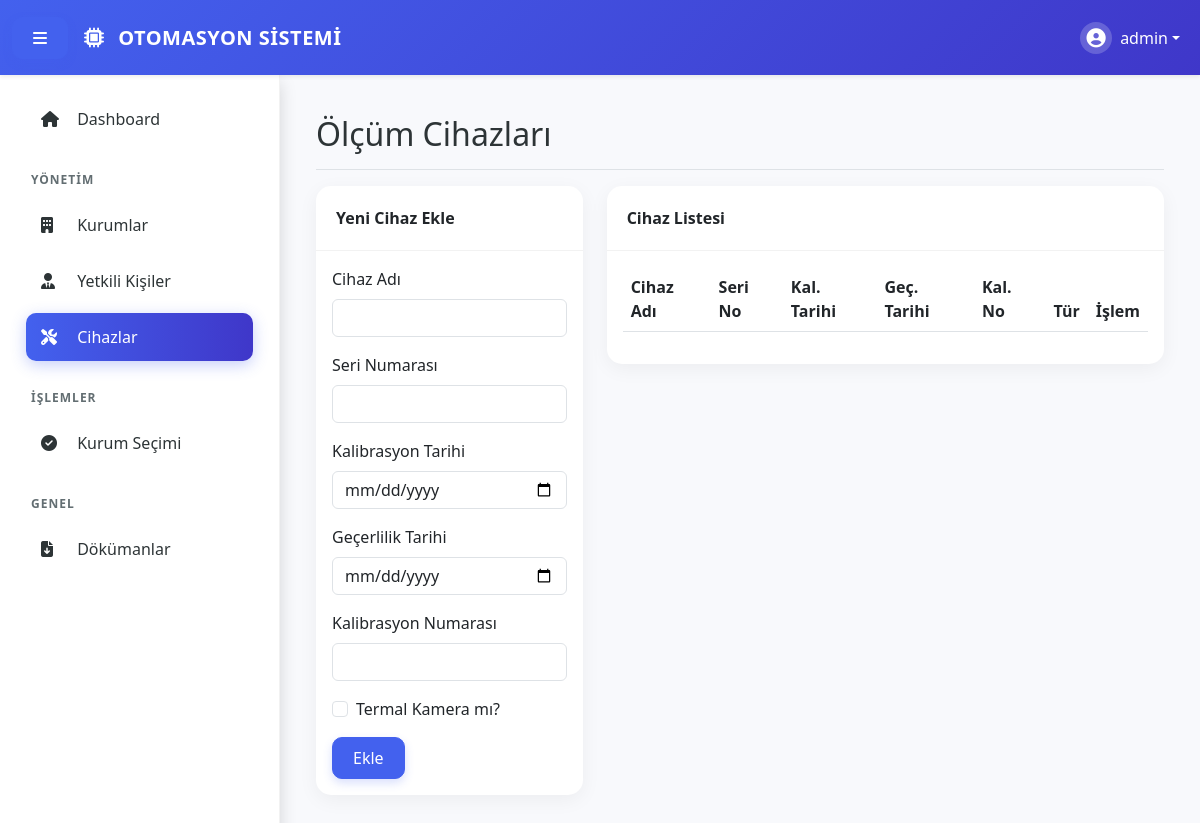
/pages/cihazlar.php (signed in), run on an earlier commit of the app's database.
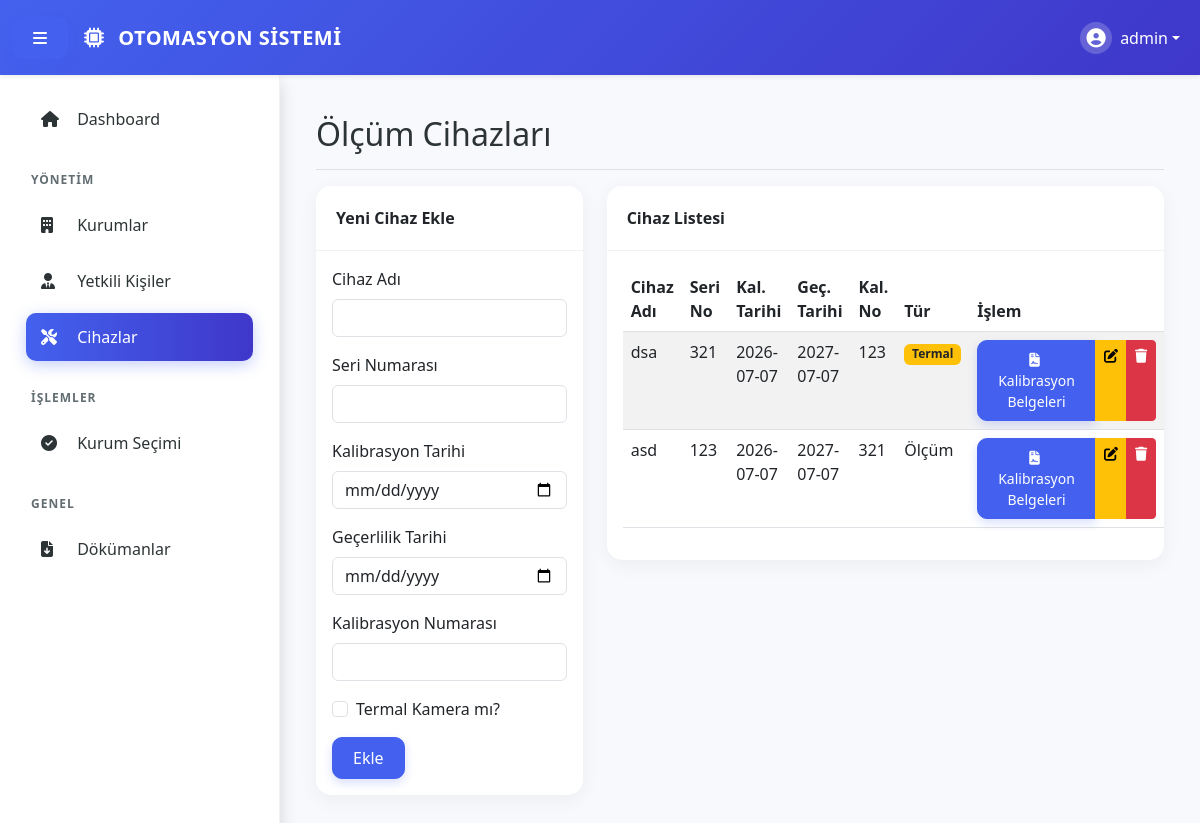
And on a later commit of the database.
### tables this page shows
CREATE TABLE `measurement_devices` (
  `id` int(11) NOT NULL AUTO_INCREMENT,
  `user_id` int(11) NOT NULL,
  `device_name` varchar(255) NOT NULL,
  `serial_no` varchar(100) DEFAULT NULL,
  `cal_date` date DEFAULT NULL,
  `validity_date` date DEFAULT NULL,
  `cal_no` varchar(100) DEFAULT NULL,
  `is_thermal_camera` tinyint(1) DEFAULT 0,
  `created_at` timestamp NOT NULL DEFAULT current_timestamp(),
  PRIMARY KEY (`id`),
  KEY `user_id` (`user_id`),
  CONSTRAINT `measurement_devices_ibfk_1` FOREIGN KEY (`user_id`) REFERENCES `users` (`id`) ON DELETE CASCADE
);

### htdocs/includes/auth.php (called while the page is built, shortened)
<?php
function isLoggedIn() {
    global $pdo;
    if (isset($pdo)) {
        try {
            $stmt = $pdo->prepare("SELECT id FROM users WHERE id = ?");
            $stmt->execute([$_SESSION['user_id']]);
        } catch (Exception $e) {
        }
    }
    return true;
}
?>

### htdocs/pages/cihazlar.php (the view, shortened to what this page needs)
<?php
require_once '../includes/db.php';
require_once '../includes/auth.php';
$edit_device = null;
include '../includes/header.php';
?>
<div class="d-flex justify-content-between flex-wrap flex-md-nowrap align-items-center pt-3 pb-2 mb-3 border-bottom">
    <h1 class="h2">Ölçüm Cihazları</h1>
</div>
<div class="row">
    <div class="col-md-4">
        <div class="card mb-4">
            <div class="card-header"><?php echo $edit_device ? 'Cihazı Düzenle' : 'Yeni Cihaz Ekle'; ?></div>
            <div class="card-body">
                <form method="POST" action="">
                    <div class="mb-3">
                        <label class="form-label">Cihaz Adı</label>
                        <input type="text" class="form-control" name="device_name" value="<?php echo $edit_device ? htmlspecialchars($edit_device['device_name']) : ''; ?>" required>
                    </div>
                    <div class="mb-3">
                        <label class="form-label">Seri Numarası</label>
                        <input type="text" class="form-control" name="serial_no" value="<?php echo $edit_device ? htmlspecialchars($edit_device['serial_no']) : ''; ?>" required>
                    </div>
                    <div class="mb-3">
                        <label class="form-label">Kalibrasyon Tarihi</label>
                        <input type="date" class="form-control" name="cal_date" value="<?php echo $edit_device ? $edit_device['cal_date'] : ''; ?>" required>
                    </div>
                    <div class="mb-3">
                        <label class="form-label">Geçerlilik Tarihi</label>
                        <input type="date" class="form-control" name="validity_date" value="<?php echo $edit_device ? $edit_device['validity_date'] : ''; ?>" required>
                    </div>
                    <div class="mb-3">
                        <label class="form-label">Kalibrasyon Numarası</label>
                        <input type="text" class="form-control" name="cal_no" value="<?php echo $edit_device ? htmlspecialchars($edit_device['cal_no']) : ''; ?>" required>
                    </div>
                    <div class="mb-3 form-check">
                        <input type="checkbox" class="form-check-input" id="is_thermal_camera" name="is_thermal_camera" <?php echo ($edit_device && $edit_device['is_thermal_camera']) ? 'checked' : ''; ?>>
                        <label class="form-check-label" for="is_thermal_camera">Termal Kamera mı?</label>
                    </div>
                    <?php if ($edit_device): ?>
                        <button type="submit" name="update_device" class="btn btn-warning">Güncelle</button>
                        <a href="cihazlar.php" class="btn btn-secondary">İptal</a>
                    <?php else: ?>
                        <button type="submit" name="add_device" class="btn btn-primary">Ekle</button>
                    <?php endif; ?>
                </form>
            </div>
        </div>
    </div>
    <div class="col-md-8">
        <div class="card">
            <div class="card-header">Cihaz Listesi</div>
            <div class="card-body">
                <table class="table table-striped">
                    <thead>
                        <tr>
                            <th>Cihaz Adı</th>
                            <th>Seri No</th>
                            <th>Kal. Tarihi</th>
                            <th>Geç. Tarihi</th>
                            <th>Kal. No</th>
                            <th>Tür</th>
                            <th>İşlem</th>
                        </tr>
                    </thead>
                    <tbody>
                        <?php
                        $stmt = $pdo->prepare("SELECT * FROM measurement_devices WHERE user_id = ? ORDER BY id DESC");
                        $stmt->execute([$_SESSION['user_id']]);
                        while ($row = $stmt->fetch()):
                            ?>
                            <tr>
                                <td>
                                    <?php echo htmlspecialchars($row['device_name']); ?>
                                </td>
                                <td>
                                    <?php echo htmlspecialchars($row['serial_no']); ?>
                                </td>
                                <td>
                                    <?php echo $row['cal_date']; ?>
                                </td>
                                <td>
                                    <?php echo $row['validity_date']; ?>
                                </td>
                                <td>
                                    <?php echo htmlspecialchars($row['cal_no']); ?>
                                </td>
                                <td>
                                    <?php echo $row['is_thermal_camera'] ? '<span class="badge bg-warning text-dark">Termal</span>' : 'Ölçüm'; ?>
                                </td>
                                <td>
                                    <div class="btn-group">
                                        <a href="cihaz_kalibrasyon_belgeleri.php?device_id=<?php echo $row['id']; ?>" class="btn btn-sm btn-primary text-white" style="background-color: #4361EE; border-color: #4361EE;" title="Kalibrasyon Belgeleri">
                                            <i class="fas fa-file-contract me-1"></i> Kalibrasyon Belgeleri
                                        </a>
                                        <a href="cihazlar.php?edit=<?php echo $row['id']; ?>" class="btn btn-sm btn-warning" title="Düzenle">
                                            <i class="fas fa-edit"></i>
                                        </a>
                                        <a href="cihazlar.php?delete=<?php echo $row['id']; ?>" class="btn btn-sm btn-danger" title="Sil"
                                            onclick="return confirm('Silmek istediğinize emin misiniz?')">
                                            <i class="fas fa-trash"></i>
                                        </a>
                                    </div>
                                </td>
                            </tr>
                        <?php endwhile; ?>
                    </tbody>
                </table>
            </div>
        </div>
    </div>
</div>
<?php include '../includes/footer.php'; ?>

### htdocs/includes/header.php (shortened to what this page needs)
<!DOCTYPE html>
<html lang="tr">
<head>
    <link href="https://cdn.jsdelivr.net/npm/bootstrap@5.3.0/dist/css/bootstrap.min.css" rel="stylesheet">
    <link href="https://cdnjs.cloudflare.com/ajax/libs/font-awesome/6.4.0/css/all.min.css" rel="stylesheet">
    <link href="/assets/css/style.css?v=<?php echo time(); ?>" rel="stylesheet">
</head>
<body class="<?php echo isLoggedIn() ? 'logged-in' : ''; ?>">
    <?php if (isLoggedIn()): ?>
        <nav class="navbar navbar-expand-lg navbar-dark bg-primary fixed-top shadow-sm">
            <div class="container-fluid">
                <div class="d-flex align-items-center">
                    <button class="btn btn-primary me-3" id="sidebarCollapse">
                        <i class="fas fa-bars"></i>
                    </button>
                    <a class="navbar-brand fw-bold" href="/pages/dashboard.php">
                        <i class="fas fa-microchip me-2"></i> OTOMASYON SİSTEMİ
                    </a>
                </div>
                <div class="collapse navbar-collapse" id="navbarMainContent">
                    <ul class="navbar-nav ms-auto mb-2 mb-lg-0 align-items-center">
                        <li class="nav-item dropdown">
                            <a class="nav-link dropdown-toggle d-flex align-items-center text-white" href="#"
                                id="navbarDropdown" role="button" data-bs-toggle="dropdown" aria-expanded="false">
                                <div class="avatar-circle me-2">
                                    <i class="fas fa-user-circle"></i>
                                </div>
                                <span><?php echo htmlspecialchars($_SESSION['username'] ?? 'Kullanıcı'); ?></span>
                            </a>
                        </li>
                    </ul>
                </div>
            </div>
        </nav>
        <div class="main-wrapper">
            <div class="sidebar shadow" id="sidebar">
                <div class="sidebar-content">
                    <ul class="nav flex-column p-3">
                        <li class="nav-item">
                            <a class="nav-link side-link <?php echo basename($_SERVER['PHP_SELF']) == 'dashboard.php' ? 'active' : ''; ?>"
                                href="/pages/dashboard.php">
                                <i class="fas fa-home me-2"></i> Dashboard
                            </a>
                        </li>
                        <li class="nav-section-title mt-4 mb-2">YÖNETİM</li>
                        <li class="nav-item">
                            <a class="nav-link side-link <?php echo basename($_SERVER['PHP_SELF']) == 'kurumlar.php' ? 'active' : ''; ?>"
                                href="/pages/kurumlar.php">
                                <i class="fas fa-building me-2"></i> Kurumlar
                            </a>
                        </li>
                        <li class="nav-item">
                            <a class="nav-link side-link <?php echo basename($_SERVER['PHP_SELF']) == 'yetkili_kisiler.php' ? 'active' : ''; ?>"
                                href="/pages/yetkili_kisiler.php">
                                <i class="fas fa-user-tie me-2"></i> Yetkili Kişiler
                            </a>
                        </li>
                        <li class="nav-item">
                            <a class="nav-link side-link <?php echo basename($_SERVER['PHP_SELF']) == 'cihazlar.php' ? 'active' : ''; ?>"
                                href="/pages/cihazlar.php">
                                <i class="fas fa-tools me-2"></i> Cihazlar
                            </a>
                        </li>
                        <li class="nav-section-title mt-4 mb-2">İŞLEMLER</li>
                        <li class="nav-item">
                            <a class="nav-link side-link <?php echo basename($_SERVER['PHP_SELF']) == 'tesis_secimi.php' ? 'active' : ''; ?>"
                                href="/pages/tesis_secimi.php">
                                <i class="fas fa-check-circle me-2"></i> Kurum Seçimi
                            </a>
                        </li>
                        <li class="nav-section-title mt-4 mb-2">GENEL</li>
                        <li class="nav-item mb-3">
                            <a class="nav-link side-link <?php echo basename($_SERVER['PHP_SELF']) == 'dokumanlar.php' ? 'active' : ''; ?>"
                                href="/pages/dokumanlar.php">
                                <i class="fas fa-file-download me-2"></i> Dökümanlar
                            </a>
                        </li>
                    </ul>
                </div>
            </div>
            <div class="content p-4" id="content">
                <div class="container-fluid">
                <?php endif; ?>

### htdocs/includes/footer.php (shortened to what this page needs)
<?php if (isLoggedIn()): ?>
    </div>
    </div>
    </div>
<?php endif; ?>
</body>
</html>

### htdocs/assets/css/style.css (style rules this page uses)
:root { --primary-color: #4361ee; --secondary-color: #3f37c9; --bg-light: #f8f9fc; --sidebar-bg: #ffffff; --text-main: #2d3436; --text-muted: #636e72; --nav-height: 75px; --sidebar-width: 280px; }
body { font-family: 'Segoe UI', Roboto, Helvetica, Arial, sans-serif; background-color: var(--bg-light); color: var(--text-main); overflow-x: hidden; }
body.logged-in { padding-top: var(--nav-height); }
.navbar { height: var(--nav-height); background: linear-gradient(135deg, var(--primary-color) 0%, var(--secondary-color) 100%) !important; z-index: 1100; padding-top: 0; padding-bottom: 0; line-height: normal; }
.navbar-brand { font-size: 1.25rem; letter-spacing: 0.5px; }
.avatar-circle { width: 32px; height: 32px; background-color: rgba(255, 255, 255, 0.2); border-radius: 50%; display: flex; align-items: center; justify-content: center; font-size: 1.2rem; }
.main-wrapper { display: flex; min-height: calc(100vh - var(--nav-height)); width: 100%; }
.sidebar { width: var(--sidebar-width); background-color: var(--sidebar-bg); position: fixed; top: var(--nav-height); left: 0; bottom: 0; z-index: 1050; transition: all 0.4s cubic-bezier(0.4, 0, 0.2, 1); overflow-y: auto; border-right: 1px solid rgba(0, 0, 0, 0.05); }
.nav-section-title { font-size: 0.75rem; font-weight: 700; color: var(--text-muted); padding-left: 15px; letter-spacing: 1px; }
.side-link { color: var(--text-main); padding: 12px 15px; margin: 4px 10px; border-radius: 10px; font-weight: 500; transition: all 0.3s; display: block; text-decoration: none; }
.side-link i { width: 24px; transition: transform 0.3s; }
.side-link.active { background: linear-gradient(90deg, var(--primary-color) 0%, var(--secondary-color) 100%); color: white !important; box-shadow: 0 4px 15px rgba(67, 97, 238, 0.3); }
.side-link.active i { color: white !important; }
.content { flex: 1; margin-left: var(--sidebar-width); transition: all 0.4s cubic-bezier(0.4, 0, 0.2, 1); background-color: var(--bg-light); width: 100%; }
.card { border: none; border-radius: 15px; box-shadow: 0 5px 20px rgba(0, 0, 0, 0.05); transition: transform 0.3s; }
.card-header { background-color: transparent; border-bottom: 1px solid rgba(0, 0, 0, 0.05); padding: 1.25rem; font-weight: 600; }
.btn-primary { background-color: var(--primary-color); border-color: var(--primary-color); border-radius: 10px; padding: 8px 20px; font-weight: 500; box-shadow: 0 4px 10px rgba(67, 97, 238, 0.2); }

What changed in the data, as far as the page shows it:
added measurement_devices: device_name "dsa", serial_no "321", cal_date "2026-07-07", validity_date "2027-07-07", cal_no "123", is_thermal_camera "Termal"
added measurement_devices: device_name "asd", serial_no "123", cal_date "2026-07-07", validity_date "2027-07-07", cal_no "321", is_thermal_camera "Ölçüm"
